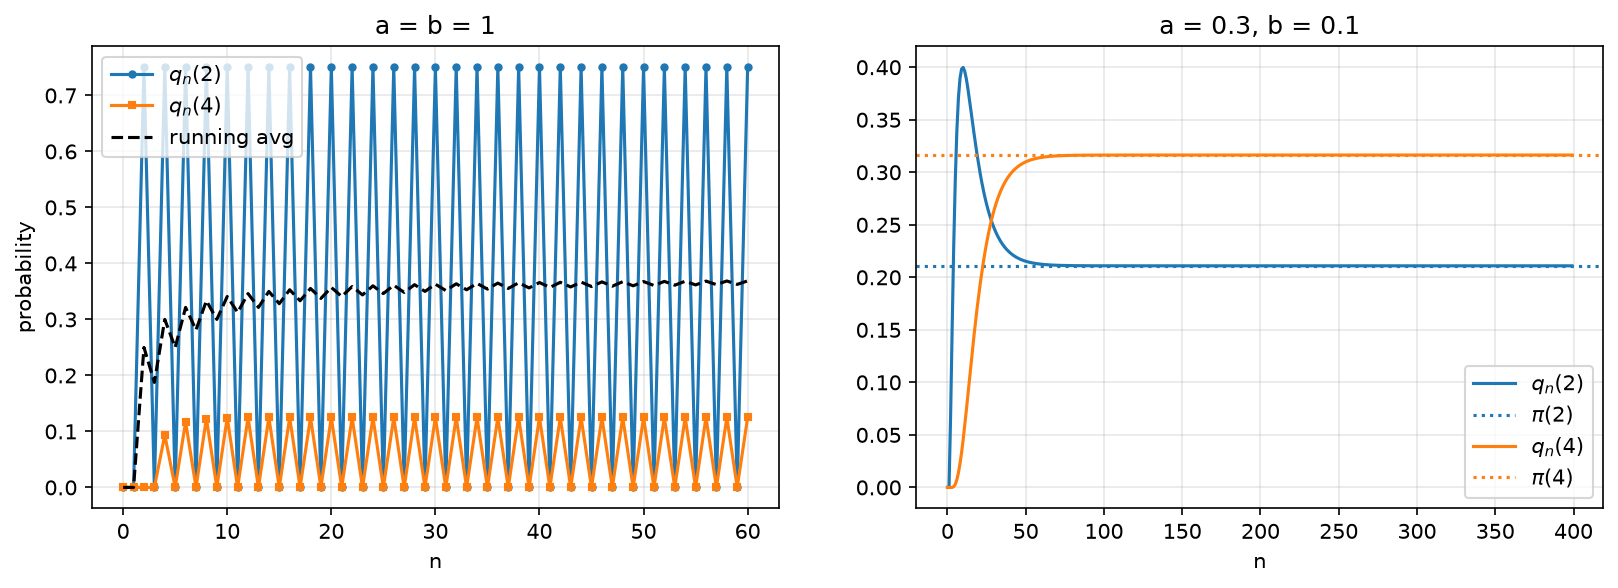

Here is the Python script that generated this plot:
import numpy as np
import matplotlib.pyplot as plt

#part b
p = np.array([[0, 1, 0, 0, 0], 
              [1/4, 0, 3/4, 0, 0], 
              [0, 1/2, 0, 1/2, 0], 
              [0, 0, 3/4, 0, 1/4], 
              [0, 0, 0, 1, 0]])
q_0 = np.array([1, 0, 0, 0, 0])

q_50 = q_0 @ np.linalg.matrix_power(p, 50)
q_51 = q_0 @ np.linalg.matrix_power(p, 51)

print(f'b) q_50: {q_50}')
print(f'b) q_51: {q_51}')

Q = np.zeros((61, 5))
Q[0] = q_0
for i in range(1, 61):
    Q[i] = Q[i - 1] @ p


#part c
p2 = np.array([[0.7, 0.3, 0, 0, 0], 
               [.025, .75, .225, 0, 0], 
               [0, .05, .8, .15, 0], 
               [0, 0, .075, .85, .075], 
               [0, 0, 0, .1, .9]])
p2_input = (p2 - np.eye(5)).transpose()
p2_input[-1, :] = 1
b = np.array([0, 0, 0, 0, 1])
pi2 = np.linalg.solve(p2_input, b)

print(f'c) pi2: {pi2}')

Q2 = np.zeros((400, 5))
Q2[0] = q_0
for i in range(1, 400):
    Q2[i] = Q2[i - 1] @ p2
    
err = np.max(np.abs(Q2 - pi2), axis=1)
n_star = np.argmax(err < 1e-6)

eig = np.linalg.eigvals(p)
moduli = np.sort(np.abs(eig))[::-1]

print(f'c) smallest n: {n_star}')
print(f'c) eigenvalues: {moduli}')

#plot
n = np.arange(Q.shape[0])
running_avg = np.cumsum(Q[:, 2]) / (np.arange(len(Q)) + 1)
fig, (ax1, ax2) = plt.subplots(1, 2, figsize=(13, 4))
ax1.plot(n, Q[:, 2], "o-", ms=3, label=r"$q_n(2)$")
ax1.plot(n, Q[:, 4], "s-", ms=3, label=r"$q_n(4)$")
ax1.plot(n, running_avg, "k--", label="running avg")
ax1.set(xlabel="n", ylabel="probability", title="a = b = 1")
n2 = np.arange(len(Q2))
for k, c in [(2, "C0"), (4, "C1")]:
    ax2.plot(n2, Q2[:, k], c, label=rf"$q_n({k})$")
    ax2.axhline(pi2[k], color=c, ls=":", label=rf"$\pi({k})$")
ax2.set(xlabel="n", title="a = 0.3, b = 0.1")
for ax in (ax1, ax2): ax.legend(); ax.grid(alpha=0.3)
plt.show()
fig.savefig("problem_1.png", dpi=150, bbox_inches="tight")
